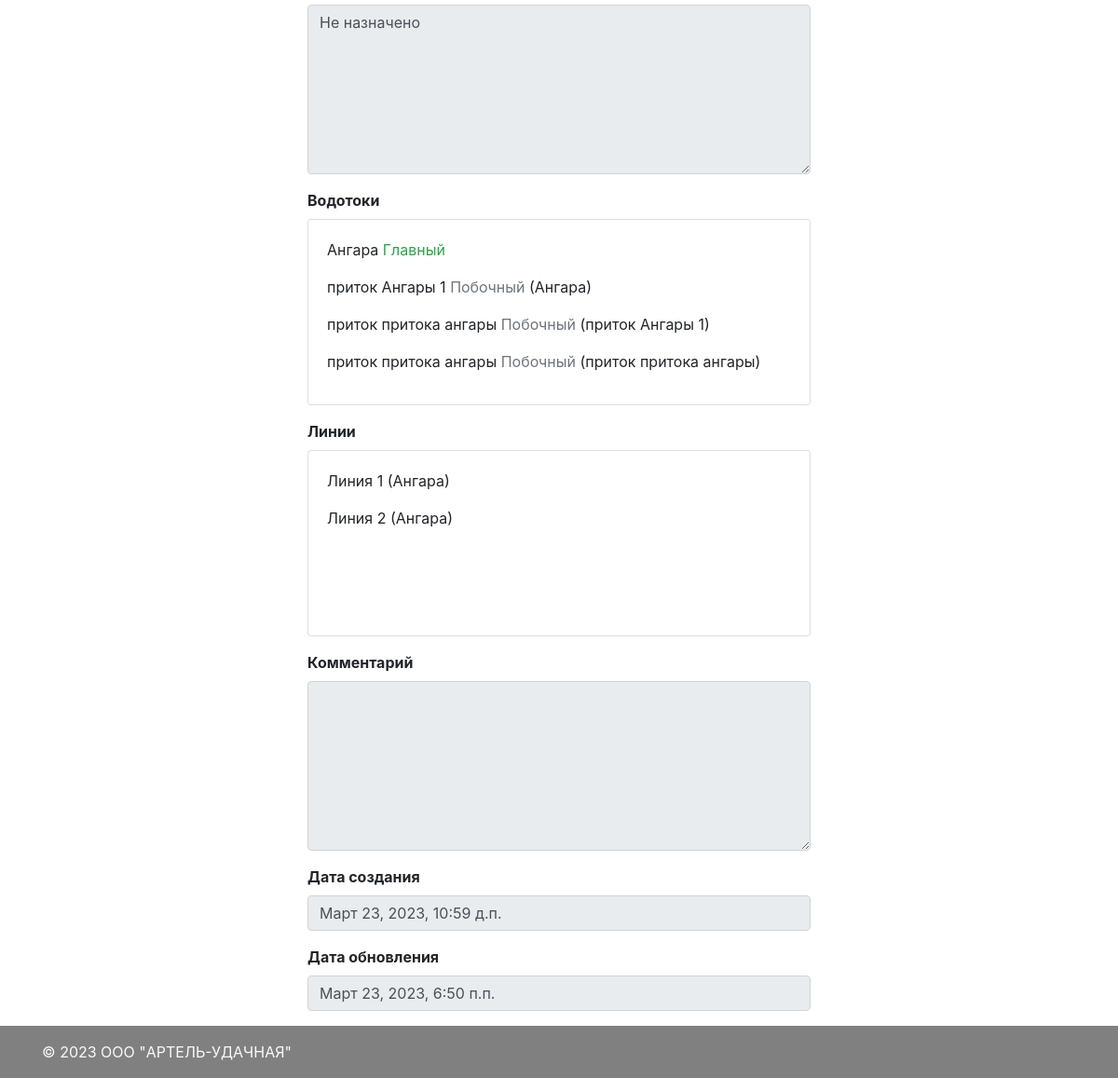
Page /objects/1 (signed in, lower part) on the earlier database version.
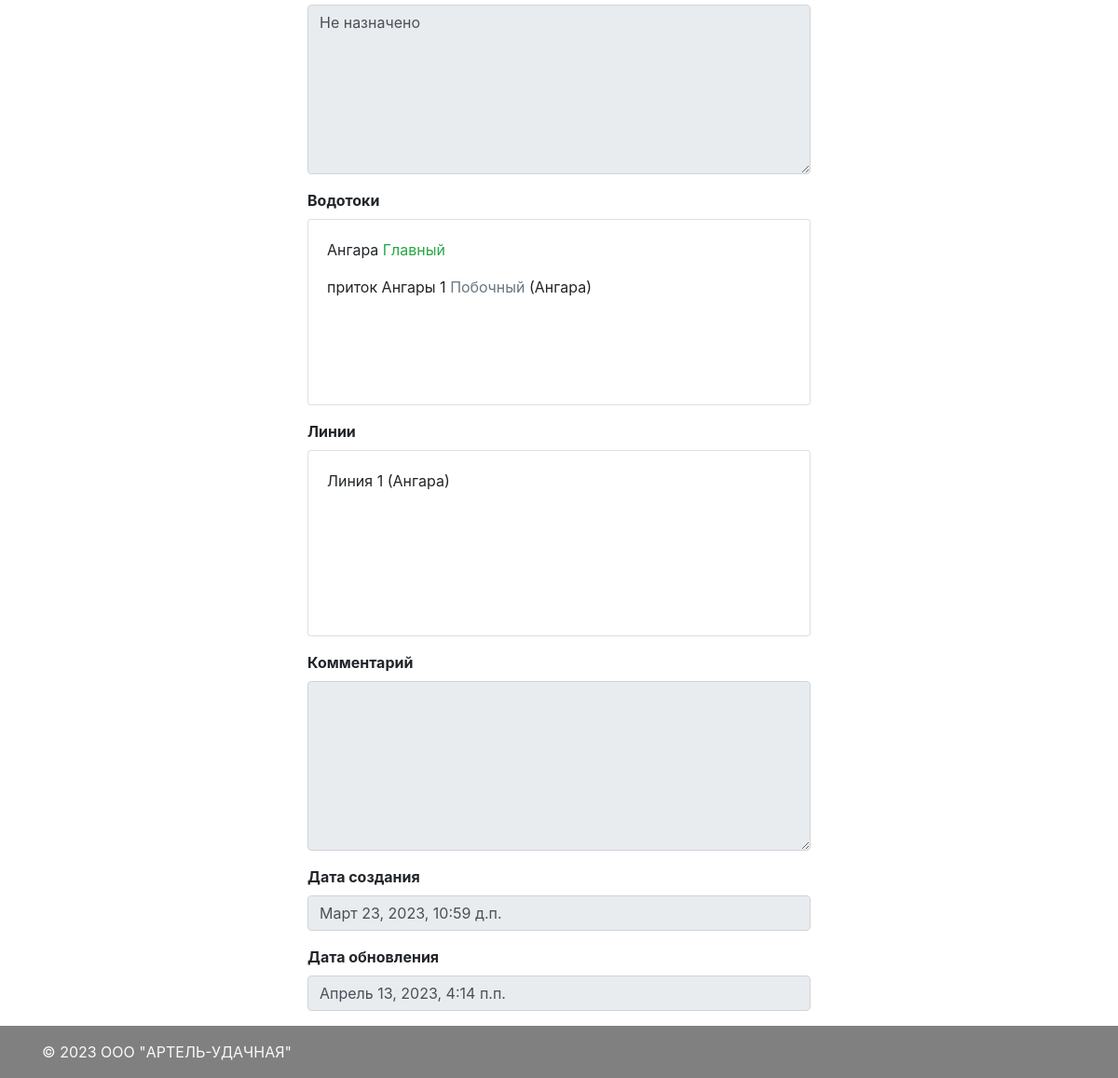
Same page on the later database version.
### main/models.py (models this page shows, shortened)
class LicenseWaterCourse(models.Model):
    watercourse = models.ForeignKey(WaterCourse, on_delete=models.SET_NULL, null=True, verbose_name="Водоток")
    license = models.ForeignKey(License, on_delete=models.CASCADE, verbose_name="Лицензия")
    parent_watercourse = models.ForeignKey(WaterCourse, on_delete=models.SET_NULL, null=True, verbose_name="Главный водоток", related_name="parent_watercourse")
    is_primary = models.IntegerField(verbose_name="Тип водотока (главный - да)", default=WaterCourseType.PRIMARY, choices=WaterCourseType.choices)

class WaterCourse(models.Model):
    name = models.CharField("Наименование", max_length=255)
    created_at = models.DateTimeField("Дата создания", auto_now_add=True)
    updated_at = models.DateTimeField("Дата обновления", auto_now=True)
    class Meta:
        verbose_name = "Водоток"
        verbose_name_plural = "Водотоки"

class LineLicenseWaterCourse(models.Model):
    line = models.ForeignKey(Line, on_delete=models.SET_NULL, null=True, verbose_name="Линия")
    watercourse = models.ForeignKey(WaterCourse, on_delete=models.SET_NULL, null=True, verbose_name="Водоток")
    license = models.ForeignKey(License, on_delete=models.CASCADE, verbose_name="Лицензия")

class Line(models.Model):
    name = models.CharField("Наименование", max_length=50)
    watercourse = models.ForeignKey(WaterCourse, on_delete=models.CASCADE, verbose_name="Водоток", null=True)
    class Meta:
        verbose_name = "Линия"
        verbose_name_plural = "Линии"

class License(models.Model):
    short_name = models.CharField("Наименование", max_length=255)
    name = models.TextField("Полное наименование")
    geologist = models.ForeignKey(CustomUser, related_name='geologist_id', on_delete=models.SET_NULL, verbose_name="Геолог", null=True)
    status = models.ForeignKey(LicenseStatus, on_delete=models.CASCADE, verbose_name="Статус")
    used_enginery = models.TextField("Используемая техника", null=True, default="Не назначено")
    watercourses = models.ManyToManyField(WaterCourse, through='LicenseWaterCourse', through_fields=('license', 'watercourse'), verbose_name="Водотоки", blank=True)
    lines = models.ManyToManyField(Line, through='LineLicenseWaterCourse', through_fields=('license', 'line'), verbose_name="Водотоки", blank=True)
    comment = models.TextField("Комментарий", null=True, blank=True)
    created_at = models.DateTimeField("Дата создания", auto_now_add=True)
    updated_at = models.DateTimeField("Дата обновления", auto_now=True)
    class Meta:
        verbose_name = "Лицензия"
        verbose_name_plural = "Лицензии"

### main/views.py (the view)
# urls.py: path('objects/<int:pk>', views.ObjectDetailView.as_view(), name='objects_detail'),
class ObjectDetailView(LoginRequiredMixin, DetailView):
    template_name = "main/objects/index.html"
    model = models.License
    queryset = models.License.objects.all()
    def get_context_data(self, **kwargs):
        context = super().get_context_data(**kwargs)
        context['lines'] = models.LineLicenseWaterCourse.objects.filter(license=self.get_object()).all()
        context['watercourses'] = models.LicenseWaterCourse.objects.filter(license=self.get_object()).all()
        return context

### main/models.py (called while the page is built)
    def __str__(self):
        return self.last_name + " " + self.first_name

    def __str__(self):
        return self.name

### templates/main/objects/index.html (shortened to what this page needs)
{% extends "layout.html" %}
{% block content %}
    <div class="col-12">
        <div class="row justify-content-center">
            <div class="col-md-6">
                <div class="form-group">
                    <textarea type="text" class="form-control" readonly id="used_enginery" rows="7">{{ object.used_enginery }}</textarea>
                </div>
                <div class="form-group">
                    <label for="watercourses" class="font-weight-bold">Водотоки</label>
                    <div id="watercourses" class="card card-body" style="overflow-y: scroll; height:200px;">
                        {% for watercourse in watercourses %}
                            {% if watercourse.is_primary == 0 %}
                                <p>{{ watercourse.watercourse.name }} <span class="text-success">Главный</span></p>
                            {% else %}
                                <p>
                                    {{ watercourse.watercourse.name }}
                                    <span class="text-secondary">Побочный</span>
                                    {% if watercourse.parent_watercourse %}
                                        ({{ watercourse.parent_watercourse.name }})
                                    {% endif %}
                                </p>
                            {% endif %}
                        {% endfor %}
                    </div>
                </div>
                <div class="form-group">
                    <label for="lines" class="font-weight-bold">Линии</label>
                    <div id="watercourses" class="card card-body" style="overflow-y: scroll; height:200px;">
                        {% for line in lines %}
                            <p>{{ line.line.name }} ({{line.watercourse.name}})</p>
                        {% endfor %}
                    </div>
                </div>
                <div class="form-group">
                    <label for="comment" class="font-weight-bold">Комментарий</label>
                    <textarea type="text" class="form-control" readonly id="comment" rows="7">{{ object.comment }}</textarea>
                </div>
                <div class="form-group">
                    <label for="created_at" class="font-weight-bold">Дата создания</label>
                    <input type="text" class="form-control" readonly id="created_at" value="{{ object.created_at }}">
                </div>
                <div class="form-group">
                    <label for="updated_at" class="font-weight-bold">Дата обновления</label>
                    <input type="text" class="form-control" readonly id="updated_at" value="{{ object.updated_at }}">
                </div>
            </div>
        </div>
    </div>
{% endblock %}

Differences in the rows shown:
removed LicenseWaterCourse: watercourse.name "приток притока ангары", parent_watercourse.name "приток Ангары 1"
removed LicenseWaterCourse: watercourse.name "приток притока ангары", parent_watercourse.name "приток притока ангары"
removed LineLicenseWaterCourse: line.name "Линия 2", watercourse.name "Ангара"
changed License "Не назначено": updated_at "Март 23, 2023, 6:50 п.п." → "Апрель 13, 2023, 4:14 п.п."
